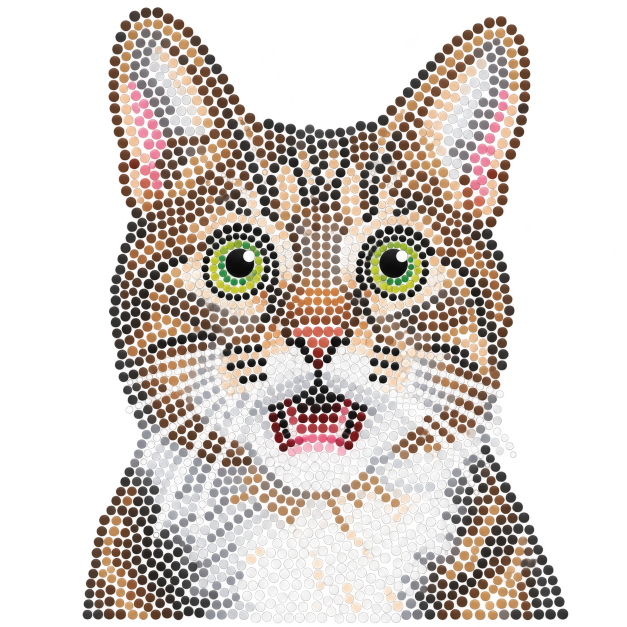
#> input picture services/strass-layout/prototype/img/N2_cat.png, 1254 x 1254 px, given in place of N2_cat.png.png, which was not available (shown at 1/2 size)
$ python runfuse.py img/N2_cat.png 1.0 1.0
#> lines starting #> are read from the running program, lines starting #| are printed output that depends on the picture; pictures that were not available may be replaced by others from this repository, and a replacement may not be noted
### services/strass-layout/prototype/fuse.py
from pathcfg import W as _W
import sys
import numpy as np, cv2
from PIL import Image
from scipy import ndimage as ndi
from scipy.spatial import cKDTree


def grads(name, sigma=1.0):
#> called with name = 'img/N2_cat.png', sigma = 1
    im = np.array(Image.open(f'{_W}img/{name}.png').convert('RGBA')).astype(np.float32) / 255
    rgb, a = im[..., :3], im[..., 3]
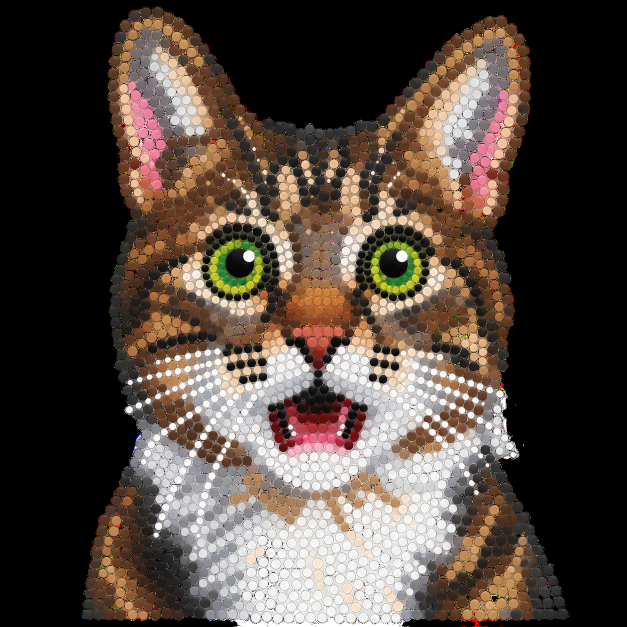
#> rgb: shape (1254, 1254, 3) float32 (shown at 1/2 size); mean R, G, B 0.321, 0.275, 0.242
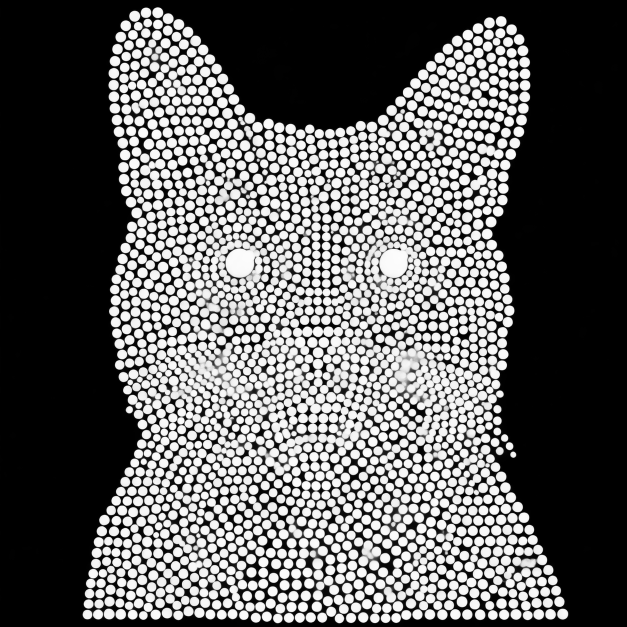
#> a: shape (1254, 1254) float32 (shown at 1/2 size); min 0, max 1, mean 0.373
    w = rgb * a[..., None] + (1 - a[..., None])
    lab = cv2.cvtColor(w, cv2.COLOR_RGB2LAB)
#> lab: shape (1254, 1254, 3) float32; mean of channels 0, 1, 2 81.5, 2.4, 4.3
    chans = [lab[..., 0] / 100, lab[..., 1] / 100, lab[..., 2] / 100, a]
    G = []
    for c in chans:
        c = ndi.gaussian_filter(c, sigma)
        G.append((ndi.sobel(c, 1) / 8, ndi.sobel(c, 0) / 8))
#> this loop made 4 passes
#> pass 1, in grads, `c = ndi.gaussian_filter(c, sigma)`:
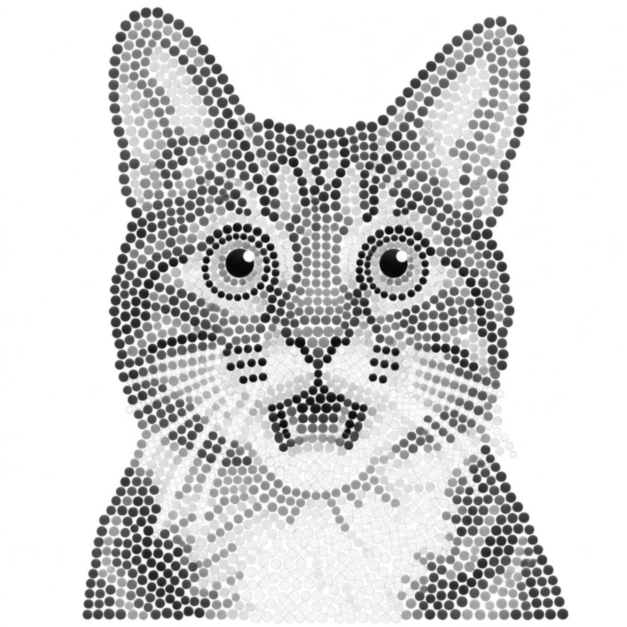
#> c: shape (1254, 1254) float32 (shown at 1/2 size); min 0.0277, max 1, mean 0.823
#> pass 2, in grads, `c = ndi.gaussian_filter(c, sigma)`:
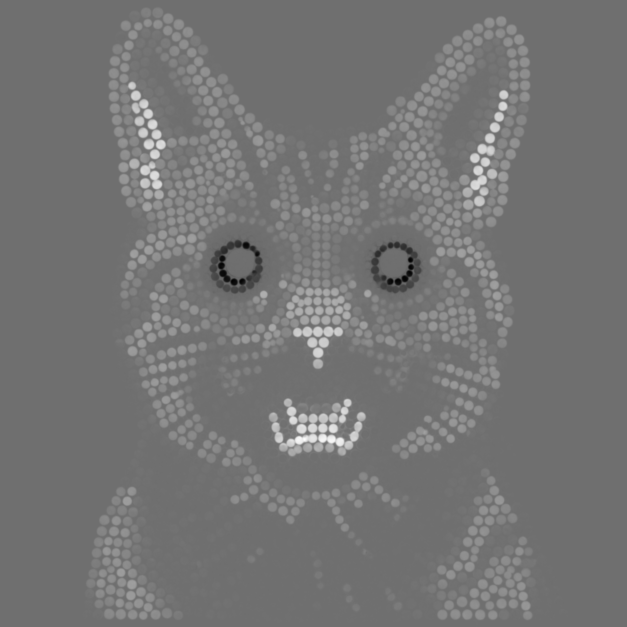
#> c: shape (1254, 1254) float32 (shown at 1/2 size); min -0.48, max 0.62, mean 0.0243; drawn with min black and max white
#> pass 3, in grads, `c = ndi.gaussian_filter(c, sigma)`:
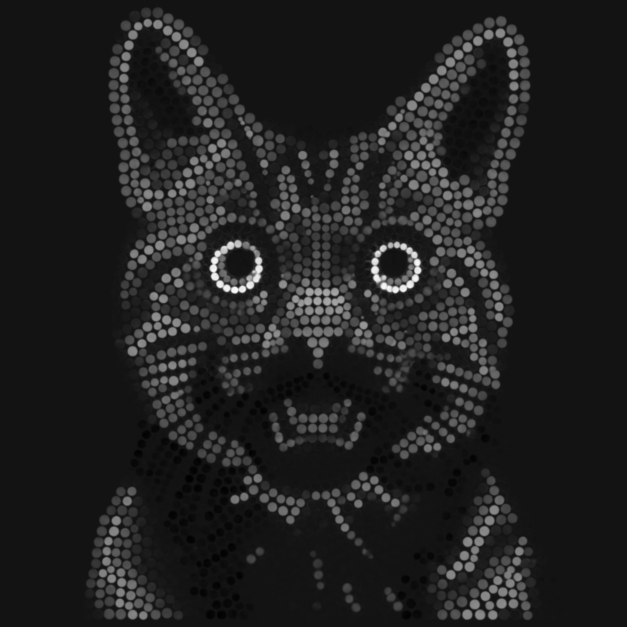
#> c: shape (1254, 1254) float32 (shown at 1/2 size); min -0.061, max 0.743, mean 0.0426; drawn with min black and max white
#> after the loop, G = 4 items
    return G, a


# [57 lines left out: functions circle_score, refine, fuse, drop_small, not called in this run]

### services/strass-layout/prototype/runfuse.py
import sys, numpy as np
from fuse import grads, fuse, drop_small
from wshed import detect as wsd
name=sys.argv[1]; smin=float(sys.argv[2]); mind=float(sys.argv[3])
G,a=grads(name)
#> G = 4 items
C=[]
#> (the run stopped early here; a loop or call above may not have finished)

$ run again, on services/strass-layout/prototype/img/N2_lake.png
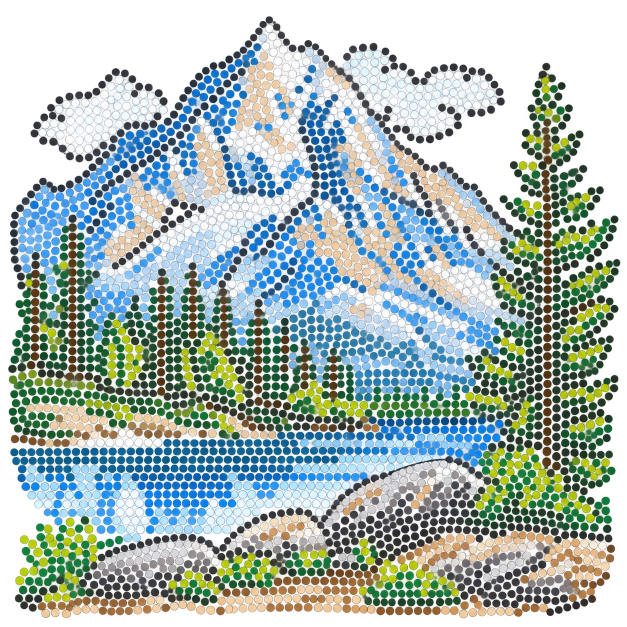
#> input picture services/strass-layout/prototype/img/N2_lake.png, 1254 x 1254 px, given in place of N2_lake.png.png, which was not available (shown at 1/2 size)
#> in grads, `rgb, a = im[..., :3], im[..., 3]`:
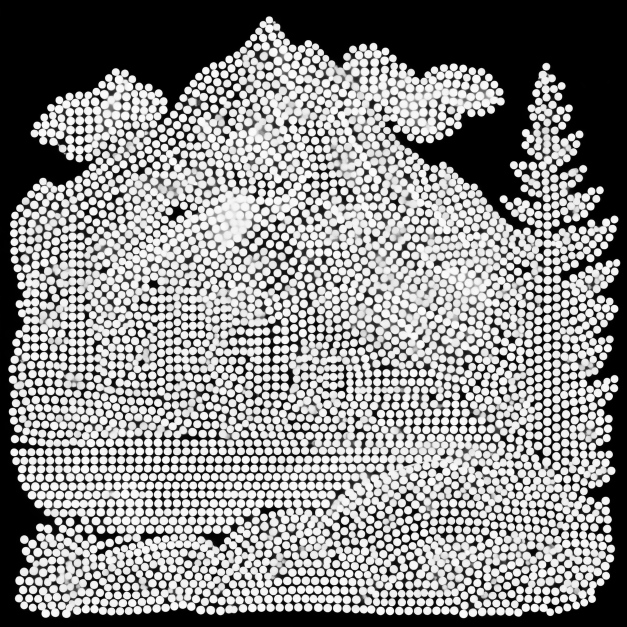
#> a: shape (1254, 1254) float32 (shown at 1/2 size); min 0, max 1, mean 0.539
#> lab: shape (1254, 1254, 3) float32; mean of channels 0, 1, 2 73.6, -3.8, 0.3
#> the loop in grads, `for c in chans:` made 4 passes
#> pass 3, in grads, `c = ndi.gaussian_filter(c, sigma)`:
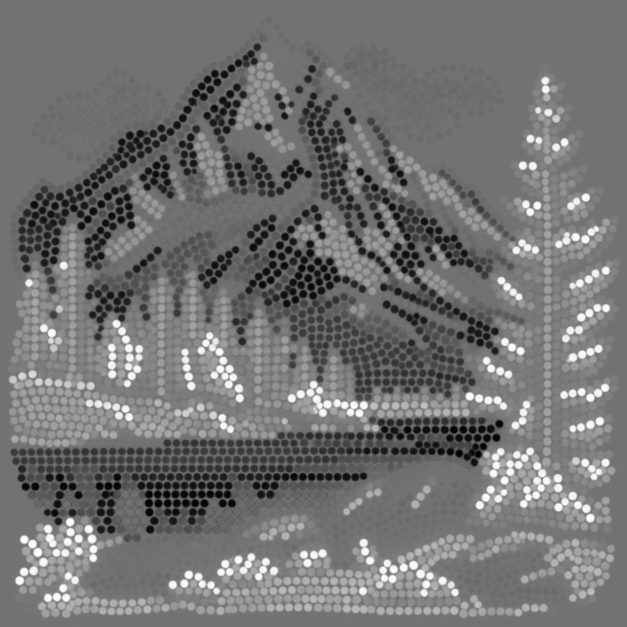
#> c: shape (1254, 1254) float32 (shown at 1/2 size); min -0.658, max 0.802, mean 0.00309; drawn with min black and max white
#> after the loop in grads, `for c in chans:`: G = 4 items

$ run again, on services/strass-layout/prototype/img/N2_leopard.png
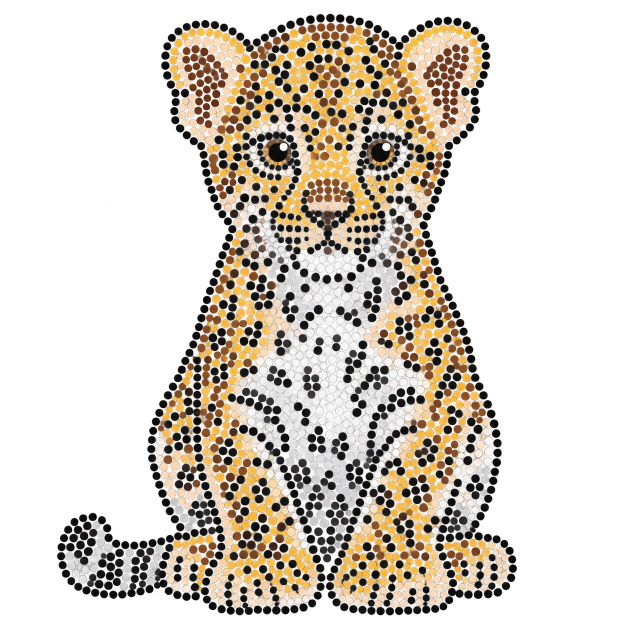
#> input picture services/strass-layout/prototype/img/N2_leopard.png, 1254 x 1254 px, given in place of N2_leopard.png.png, which was not available (shown at 1/2 size)
#> in grads, `rgb, a = im[..., :3], im[..., 3]`:
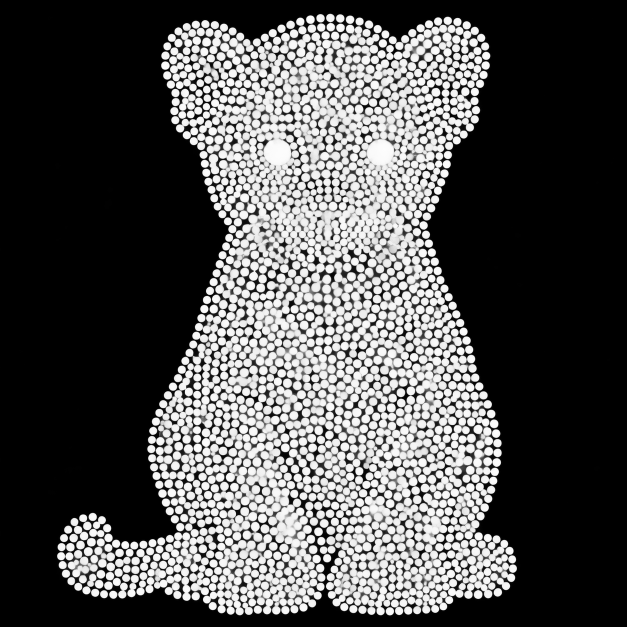
#> a: shape (1254, 1254) float32 (shown at 1/2 size); min 0, max 1, mean 0.325
#> lab: shape (1254, 1254, 3) float32; mean of channels 0, 1, 2 81.4, 1.7, 6.2
#> the loop in grads, `for c in chans:` made 4 passes
#> pass 3, in grads, `c = ndi.gaussian_filter(c, sigma)`:
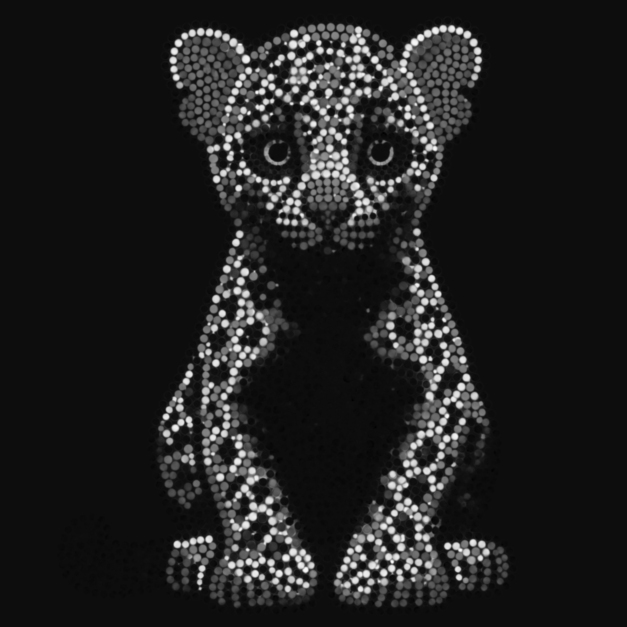
#> c: shape (1254, 1254) float32 (shown at 1/2 size); min -0.0436, max 0.77, mean 0.0615; drawn with min black and max white
#> after the loop in grads, `for c in chans:`: G = 4 items

$ run again, on services/strass-layout/prototype/img/N2_parrot.png
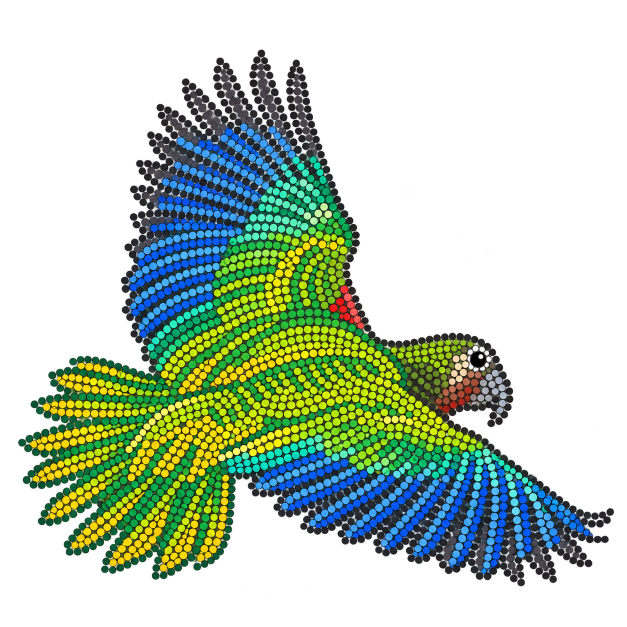
#> input picture services/strass-layout/prototype/img/N2_parrot.png, 1254 x 1254 px, given in place of N2_parrot.png.png, which was not available (shown at 1/2 size)
#> in grads, `rgb, a = im[..., :3], im[..., 3]`:
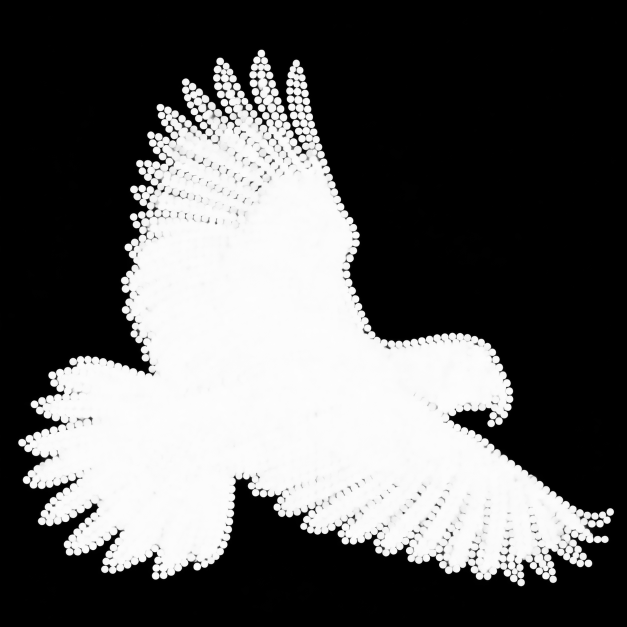
#> a: shape (1254, 1254) float32 (shown at 1/2 size); min 0, max 1, mean 0.365
#> lab: shape (1254, 1254, 3) float32; mean of channels 0, 1, 2 79.3, -5.5, 6.5
#> the loop in grads, `for c in chans:` made 4 passes
#> pass 3, in grads, `c = ndi.gaussian_filter(c, sigma)`:
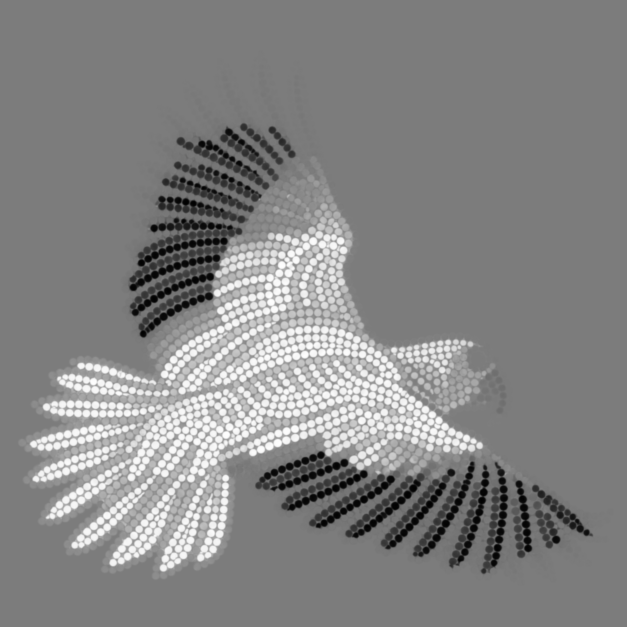
#> c: shape (1254, 1254) float32 (shown at 1/2 size); min -0.88, max 0.925, mean 0.0645; drawn with min black and max white
#> after the loop in grads, `for c in chans:`: G = 4 items
